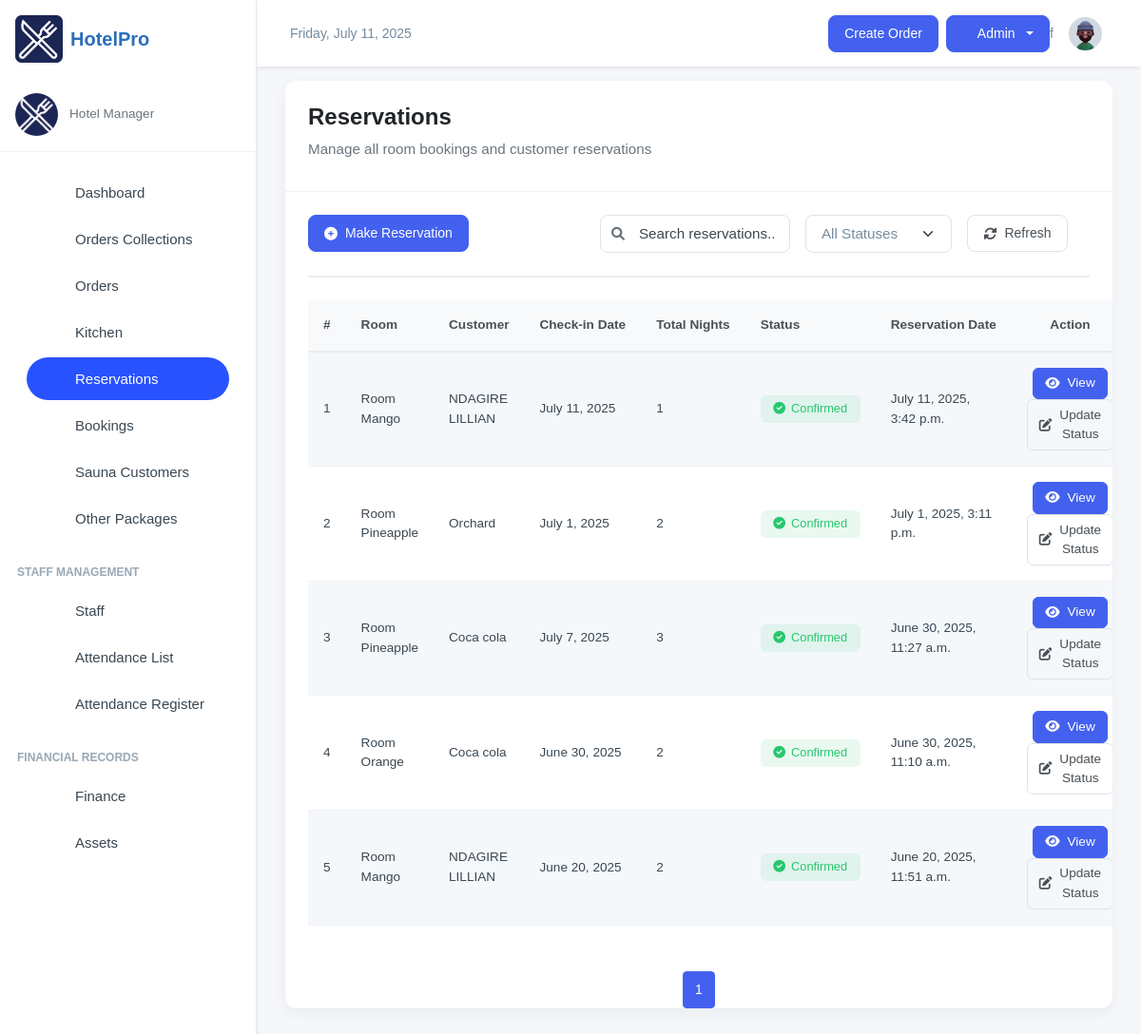
/room_bookings/reservations/ (signed in), run on the app's committed database.
### room_bookings/models.py (models this page shows, shortened)
class RoomReservation(models.Model):
    RESERVATION_STATUS_CHOICES = [
        ('Pending', 'Pending'),
        ('Confirmed', 'Confirmed'),
        ('Cancelled', 'Cancelled'),
        ('Checked-In', 'Checked-In'),
        ('Checked-Out', 'Checked-Out'),
    ]
    reservation_id = models.BigIntegerField(unique=True, editable=False, default=0)
    booking = models.OneToOneField(
    'Booking', on_delete=models.SET_NULL, null=True, blank=True, related_name='reservation')
    room = models.ForeignKey(Room, on_delete=models.CASCADE, related_name='reservations')
    customer = models.CharField(max_length=100, blank=True, null=True)
    email = models.EmailField(blank=True, null=True)
    phone_number = models.CharField(max_length=15, blank=True, null=True)
    NIN = models.CharField(max_length=100, default="")
    check_in_date = models.DateField()
    check_out_date = models.DateField()
    reservation_date = models.DateTimeField(default=timezone.now)
    status = models.CharField(max_length=20, choices=RESERVATION_STATUS_CHOICES, default='Pending')
    special_requests = models.TextField(blank=True, null=True)
    created_by = models.ForeignKey('auth.User', on_delete=models.SET_NULL, null=True, blank=True)
    total_price = models.DecimalField(max_digits=10, decimal_places=2, null=True, blank=True, default=0.00)
    @property
    def total_nights(self):
        return (self.check_out_date - self.check_in_date).days

class Room(models.Model):
    room_number = models.CharField(max_length=10, unique=True)
    room_type = models.ForeignKey(RoomType, on_delete=models.CASCADE, related_name='rooms')
    hotel = models.ForeignKey(HotelBranch, on_delete=models.CASCADE, related_name='rooms', blank=True, null=True)
    capacity = models.IntegerField()
    is_available = models.BooleanField(default=True)
    price_per_night = models.IntegerField(null=True, blank=True)
    description = models.TextField(blank=True, null=True)
    room_image = models.ImageField(upload_to="rooms", blank=True, null=True)
    floor = models.IntegerField()

### room_bookings/views.py (the view)
# urls.py: path('reservations/', reservation, name='reservations'),
@login_required(login_url='/user/login/')
def reservation(request):
    reservations_list = RoomReservation.objects.all().select_related('booking').order_by('-reservation_date')
    paginator = Paginator(reservations_list, 10)
    page_number = request.GET.get('page')
    reservations_list = paginator.get_page(page_number)
    return render(request, "reservations.html", {"reservations_list": reservations_list})

### room_bookings/templates/reservations.html (shortened to what this page needs)
{% extends 'base.html' %}
{% block content %}
<div class="card">
    <div class="card-header">
        <h4 class="page-title">Reservations</h4>
        <p class="page-subtitle">Manage all room bookings and customer reservations</p>
    </div>
    <div class="card-body">
        <div class="header-actions">
            <a href="/room_bookings/add-reservation/" class="btn btn-primary">
                <i class="fas fa-plus-circle"></i> Make Reservation
            </a>
            <div class="filters-wrapper">
                <div class="search-control" style="width: 30%;">
                    <i class="fas fa-search search-icon"></i>
                    <input type="text" class="form-control" placeholder="Search reservations..." id="reservationSearch">
                </div>
                <select style="width: 30%;" class="form-select" id="statusFilter">
                    <option value="">All Statuses</option>
                </select>
                <button class="btn btn-outline-secondary" id="refreshBtn">
                    <i class="fas fa-sync-alt"></i> Refresh
                </button>
            </div>
        </div>
        <div class="table-container"></div>
        <table class="table table-striped" style="font-size: 0.85rem;">
            <thead>
                <tr>
                    <th>#</th>
                    <th>Room</th>
                    <th>Customer</th>
                    <th>Check-in Date</th>
                    <th>Total Nights</th>
                    <th>Status</th>
                    <th>Reservation Date</th>
                    <th class="text-center">Action</th>
                </tr>
            </thead>
            <tbody>
                {% for reservation in reservations_list %}
                <tr class="reservation-row" data-status="{{ reservation.status }}">
                    <td>{{ forloop.counter }}</td>
                    <td><span class="fw-medium">Room {{ reservation.room.room_number }}</span></td>
                    <td>{{ reservation.customer }}</td>
                    <td>{{ reservation.check_in_date }}</td>
                    <td>{{ reservation.total_nights }}</td>
                    <td>
                        {% if reservation.status == 'Confirmed' %}
                        <span class="badge badge-confirmed"><i class="fas fa-check-circle"></i>
                            {{ reservation.status}}</span>
                        {% elif reservation.status == 'Pending' %}
                        <span class="badge badge-pending"><i class="fas fa-clock"></i> {{ reservation.status }}</span>
                        {% elif reservation.status == 'Cancelled' %}
                        <span class="badge badge-cancelled"><i class="fas fa-times-circle"></i>
                            {{ reservation.status}}</span>
                        {% elif reservation.status == 'Checked-In' %}
                        <span class="badge badge-checked-in"><i class="fas fa-door-open"></i>
                            {{ reservation.status }}</span>
                        {% elif reservation.status == 'Checked-Out' %}
                        <span class="badge badge-checked-out"><i class="fas fa-door-closed"></i>
                            {{ reservation.status }}</span>
                        {% else %}
                        <span class="badge badge-secondary"><i class="fas fa-question-circle"></i>
                            {{ reservation.status }}</span>
                        {% endif %}
                    </td>
                    <td>{{ reservation.reservation_date }}</td>
                    <td class="text-center">
                        <a href="/room_bookings/reservations/{{ reservation.id }}" class="btn btn-primary btn-sm">
                            <i class="fas fa-eye"></i> View
                        </a>
                        <button class="btn btn-sm btn-outline-secondary" data-bs-toggle="modal"
                            data-bs-target="#statusModal" data-id="{{ reservation.id }}"
                            data-status="{{ reservation.status }}">
                            <i class="fas fa-edit"></i> Update Status
                        </button>
                    </td>
                </tr>
                {% endfor %}
            </tbody>
        </table>
    </div>
    <nav aria-label="Page navigation">
        <ul class="pagination justify-content-center">
            {% for page_num in reservations_list.paginator.page_range %}
            {% if page_num >= reservations_list.number|add:-2 and page_num <= reservations_list.number|add:2 %} <li
                class="page-item {% if page_num == reservations_list.number %}active{% endif %}">
                <a class="page-link" href="?page={{ page_num }}">{{ page_num }}</a>
                </li>
                {% elif page_num == 1 or page_num == reservations_list.paginator.num_pages %}
                <li class="page-item">
                    <a class="page-link" href="?page={{ page_num }}">{{ page_num }}</a>
                </li>
                {% elif page_num == reservations_list.number|add:-3 or page_num == reservations_list.number|add:3 %}
                <li class="page-item disabled"><span class="page-link">...</span></li>
                {% endif %}
                {% endfor %}
        </ul>
    </nav>
</div>
</div>
<link rel="stylesheet" href="https://cdnjs.cloudflare.com/ajax/libs/font-awesome/6.0.0/css/all.min.css">
{% endblock content %}

### templates/base.html (style rules this page uses)
:root { --primary-color: #2A6EBB; --secondary-color: #F8F9FA; --accent-color: #FFD700; --text-color: #333333; --success-color: #28a745; --danger-color: #dc3545; --warning-color: #ffc107; --info-color: #17a2b8; }
body { font-family: 'Poppins', sans-serif; background-color: #f5f7fa; }
.btn-primary { background-color: var(--primary-color); border-color: var(--primary-color); }
.card { border-radius: 0.75rem; border: none; box-shadow: 0 0.125rem 0.25rem rgba(0, 0, 0, 0.075); transition: transform 0.2s ease-in-out, box-shadow 0.2s ease-in-out; }

### room_bookings/templates/reservations.html (style rules this page uses)
.card { border-radius: 12px; border: none; box-shadow: 0 5px 15px rgba(0, 0, 0, 0.05); overflow: hidden; }
.card-header { background-color: #fff; border-bottom: 1px solid rgba(0, 0, 0, 0.05); padding: 1.5rem 1.5rem 0.75rem; }
.card-body { padding: 1.5rem; }
.page-title { font-weight: 700; font-size: 1.5rem; margin-bottom: 0.5rem; color: #212529; }
.page-subtitle { color: #6c757d; font-size: 0.95rem; margin-bottom: 1.25rem; }
.header-actions { display: flex; justify-content: space-between; align-items: center; margin-bottom: 1.5rem; flex-wrap: wrap; gap: 1rem; }
.filters-wrapper { display: flex; gap: 0.75rem; flex-wrap: wrap; }
.btn { border-radius: 8px; font-weight: 500; display: inline-flex; align-items: center; gap: 0.5rem; padding: 0.5rem 1rem; transition: all 0.2s; }
.btn-primary { background-color: #4361ee; border-color: #4361ee; }
.btn-outline-secondary { color: #495057; border-color: #dee2e6; }
.btn-sm { padding: 0.35rem 0.75rem; font-size: 0.85rem; border-radius: 6px; }
.table-container { border-radius: 12px; overflow: auto; border: 1px solid #e9ecef; margin-bottom: 1.5rem; }
.table { margin-bottom: 0; width: 100%; font-size: 0.925rem; }
.table thead th { background-color: #f8f9fa; color: #495057; font-weight: 600; border-bottom: 2px solid #e9ecef; padding: 1rem; font-size: 0.85rem; white-space: nowrap; }
.table td { padding: 1rem; vertical-align: middle; border-top: 1px solid #e9ecef; }
.table-striped tbody tr:nth-of-type(odd) { background-color: rgba(0, 0, 0, 0.02); }
.badge { padding: 0.5rem 0.85rem; border-radius: 6px; font-weight: 500; font-size: 0.8rem; display: inline-flex; align-items: center; gap: 0.375rem; }
.badge-confirmed { background-color: rgba(40, 199, 111, 0.1); color: #28c76f; }
.form-control, .form-select { border-radius: 8px; padding: 0.5rem 1rem; border: 1px solid #dee2e6; font-size: 0.95rem; }
.search-control { position: relative; min-width: 200px; }
.search-control .form-control { padding-left: 2.5rem; }
.search-icon { position: absolute; left: 0.75rem; top: 50%; transform: translateY(-50%); color: #6c757d; }
.pagination { margin-top: 1.5rem; margin-bottom: 0; }
.page-link { border-radius: 6px; margin: 0 0.15rem; color: #4361ee; font-weight: 500; padding: 0.5rem 0.75rem; }
.page-item.active .page-link { background-color: #4361ee; border-color: #4361ee; }
.filters-wrapper { display: flex; gap: 1rem; align-items: center; flex-wrap: wrap; }

### data on the page
RoomReservation: room.room_number "Mango", customer "NDAGIRE LILLIAN", check_in_date "July 11, 2025", total_nights "1", status "Confirmed", reservation_date "July 11, 2025, 3:42 p.m."
RoomReservation: room.room_number "Pineapple", customer "Orchard", check_in_date "July 1, 2025", total_nights "2", status "Confirmed", reservation_date "July 1, 2025, 3:11 p.m."
RoomReservation: room.room_number "Pineapple", customer "Coca cola", check_in_date "July 7, 2025", total_nights "3", status "Confirmed", reservation_date "June 30, 2025, 11:27 a.m."
RoomReservation: room.room_number "Orange", customer "Coca cola", check_in_date "June 30, 2025", total_nights "2", status "Confirmed", reservation_date "June 30, 2025, 11:10 a.m."
RoomReservation: room.room_number "Mango", customer "NDAGIRE LILLIAN", check_in_date "June 20, 2025", total_nights "2", status "Confirmed", reservation_date "June 20, 2025, 11:51 a.m."

### other printed values
{{ page_num }} "1"
